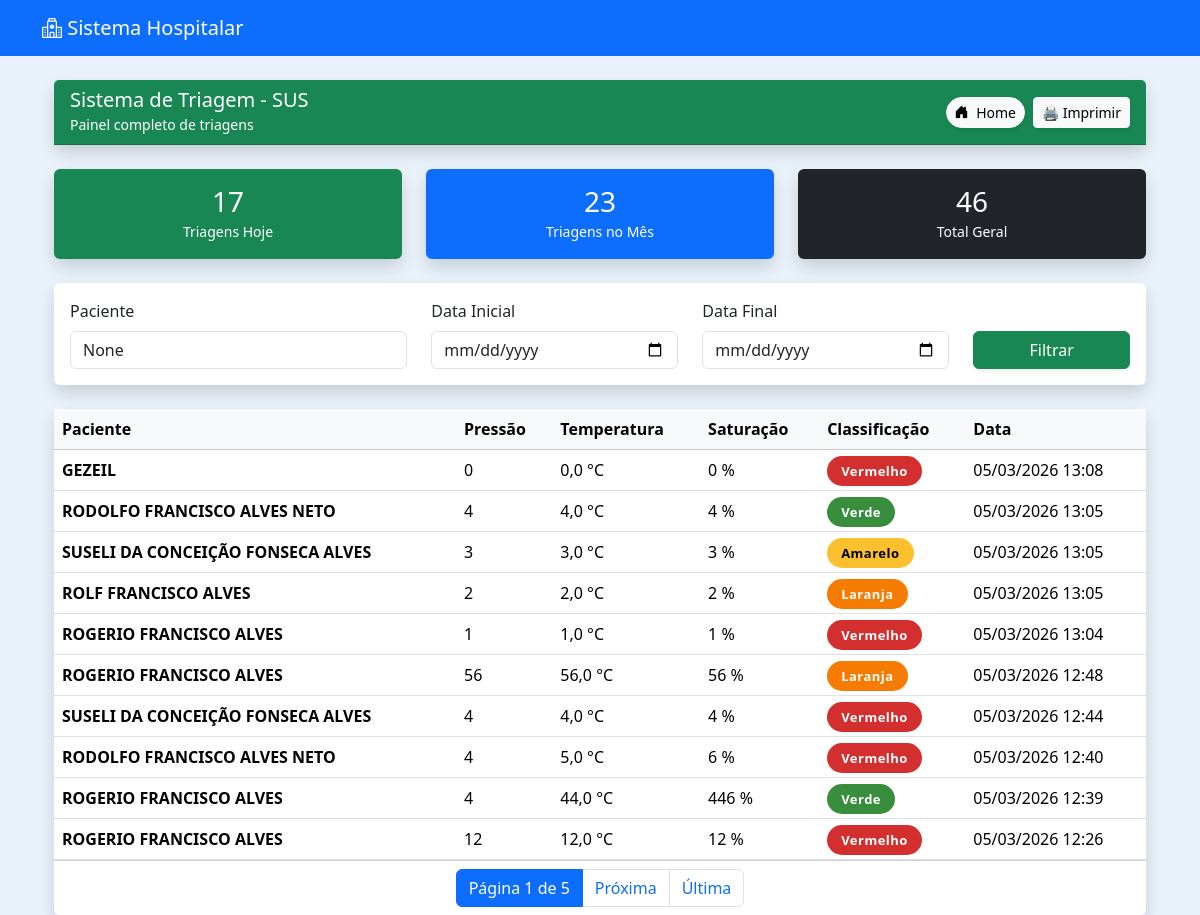
The page /triagem/historico/ (signed in) on the database its author committed.
### triagem/models.py (models this page shows, shortened)
class Triagem(models.Model):
    RISCO_CHOICES = [
        ('Vermelho', 'Vermelho'),
        ('Laranja', 'Laranja'),
        ('Amarelo', 'Amarelo'),
        ('Verde', 'Verde'),
        ('Azul', 'Azul'),
    ]
    agendamento = models.OneToOneField(Agendamento, on_delete=models.CASCADE)
    paciente = models.ForeignKey(Paciente, on_delete=models.CASCADE)
    enfermeiro = models.ForeignKey(
        Usuario,
        on_delete=models.SET_NULL,
        null=True,
        blank=True,
        related_name="triagens_realizadas"
    )
    pressao_arterial = models.CharField(max_length=20)
    temperatura = models.DecimalField(max_digits=4, decimal_places=1)
    frequencia_cardiaca = models.IntegerField()
    saturacao = models.IntegerField()
    classificacao_risco = models.CharField(
        max_length=10,
        choices=RISCO_CHOICES,
        blank=True,
        null=True
    )
    observacoes = models.TextField(blank=True, null=True)
    atendido = models.BooleanField(default=False)
    data_triagem = models.DateTimeField(auto_now_add=True)

### pacientes/models.py (models this page shows, shortened)
class Paciente(models.Model):
    nome = models.CharField(max_length=100)
    nome_social = models.CharField(max_length=100, blank=True, null=True)
    nome_mae = models.CharField(max_length=100)
    nome_pai = models.CharField(max_length=100, blank=True, null=True)
    cpf = models.CharField(
        max_length=14,
        unique=True,
        validators=[
            RegexValidator(
                r'^\d{3}\.\d{3}\.\d{3}-\d{2}$',
                'CPF inválido! Use XXX.XXX.XXX-XX'
            )
        ]
    )
    data_nascimento = models.DateField()
    SEXO_BIOLOGICO_CHOICES = [
        ('M', 'Masculino'),
        ('F', 'Feminino'),
        ('I', 'Intersexo'),
    ]
    sexo_biologico = models.CharField(max_length=1, choices=SEXO_BIOLOGICO_CHOICES)
    identidade_genero = models.CharField(max_length=50)
    orientacao_sexual = models.CharField(max_length=50)
    NACIONALIDADE_CHOICES = [
        ('BRASILEIRA', 'Brasileira'),
        ('ARGENTINA', 'Argentina'),
        ('BOLIVIANA', 'Boliviana'),
        ('CHILENA', 'Chilena'),
        ('COLOMBIANA', 'Colombiana'),
        ('PARAGUAIA', 'Paraguaia'),
        ('PERUANA', 'Peruana'),
        ('URUGUAIA', 'Uruguaia'),
        ('VENEZUELANA', 'Venezuelana'),
        ('OUTRA', 'Outra'),
    ]
    nacionalidade = models.CharField(
        max_length=20,
        choices=NACIONALIDADE_CHOICES,
        default='BRASILEIRA'
    )
    naturalidade = models.CharField(max_length=100)
    RACA_COR_CHOICES = [
        ('BRANCA', 'Branca'),
        ('PRETA', 'Preta'),
        ('PARDA', 'Parda'),
        ('AMARELA', 'Amarela'),
        ('INDIGENA', 'Indígena'),
    ]
    raca_cor = models.CharField(max_length=10, choices=RACA_COR_CHOICES)
    ESTADO_CIVIL_CHOICES = [
        ('SOLTEIRO', 'Solteiro(a)'),
        ('CASADO', 'Casado(a)'),
        ('DIVORCIADO', 'Divorciado(a)'),
        ('VIUVO', 'Viúvo(a)'),
        ('UNIAO_ESTAVEL', 'União Estável'),
    ]
    estado_civil = models.CharField(max_length=20, choices=ESTADO_CIVIL_CHOICES)
    ESCOLARIDADE_CHOICES = [
        ('SEM_INSTRUCAO', 'Sem instrução'),
        ('FUNDAMENTAL_INCOMPLETO', 'Fundamental incompleto'),
        ('FUNDAMENTAL_COMPLETO', 'Fundamental completo'),
        ('MEDIO_INCOMPLETO', 'Médio incompleto'),
        ('MEDIO_COMPLETO', 'Médio completo'),
        ('SUPERIOR_INCOMPLETO', 'Superior incompleto'),
        ('SUPERIOR_COMPLETO', 'Superior completo'),
        ('POS_GRADUACAO', 'Pós-graduação'),
        ('MESTRADO', 'Mestrado'),
        ('DOUTORADO', 'Doutorado'),
    ]
    escolaridade = models.CharField(max_length=30, choices=ESCOLARIDADE_CHOICES)
    profissao = models.CharField(max_length=50)
    rg = models.CharField(max_length=20)
    orgao_emissor = models.CharField(max_length=10)
    UF_CHOICES = [
        ('AC','AC'), ('AL','AL'), ('AP','AP'), ('AM','AM'),
        ('BA','BA'), ('CE','CE'), ('DF','DF'), ('ES','ES'),
        ('GO','GO'), ('MA','MA'), ('MT','MT'), ('MS','MS'),
        ('MG','MG'), ('PA','PA'), ('PB','PB'), ('PR','PR'),
        ('PE','PE'), ('PI','PI'), ('RJ','RJ'), ('RN','RN'),
        ('RS','RS'), ('RO','RO'), ('RR','RR'), ('SC','SC'),
        ('SP','SP'), ('SE','SE'), ('TO','TO'),
    ]
    uf_rg = models.CharField(max_length=2, choices=UF_CHOICES)
    cep = models.CharField(
        max_length=9,
        validators=[
            RegexValidator(
                r'^\d{5}-\d{3}$',
                'CEP inválido! Use XXXXX-XXX'
            )
        ]
    )
    endereco = models.CharField(max_length=100)
    numero = models.CharField(max_length=10)
    complemento = models.CharField(max_length=50, blank=True, null=True)
    bairro = models.CharField(max_length=50)
    municipio = models.CharField(max_length=50)
    uf = models.CharField(max_length=2, choices=UF_CHOICES)
    ZONA_CHOICES = [
        ('URBANA', 'Urbana'),
        ('RURAL', 'Rural'),
    ]
    zona = models.CharField(max_length=6, choices=ZONA_CHOICES)
    telefone_fixo = models.CharField(
        max_length=15,
        blank=True,
        null=True,
        validators=[
            RegexValidator(
                r'^\(\d{2}\)\s\d{4}-\d{4}$',
                'Telefone inválido! Use (XX) XXXX-XXXX'
            )
        ]
    )
    celular = models.CharField(
        max_length=15,
        validators=[
            RegexValidator(
                r'^\(\d{2}\)\s\d{5}-\d{4}$',
                'Celular inválido! Use (XX) XXXXX-XXXX'
            )
        ]
    )
    whatsapp = models.BooleanField(default=False)
    email = models.EmailField(blank=True, null=True)
    cartao_sus = models.CharField(max_length=18, blank=True, null=True)
    criado_por = models.ForeignKey(
        User,
        on_delete=models.SET_NULL,
        null=True,
        blank=True,
        related_name='pacientes_criados'
    )
    data_criacao = models.DateTimeField(default=timezone.now, editable=False)
    data_atualizacao = models.DateTimeField(auto_now=True)

### triagem/views.py (the view)
# urls.py: path('historico/', views.historico_triagens, name='historico_triagens'),
@login_required
def historico_triagens(request):
    triagens = Triagem.objects.select_related(
        'paciente', 'enfermeiro'
    ).order_by('-data_triagem')
    busca = request.GET.get('busca')
    data_inicio = request.GET.get('data_inicio')
    data_fim = request.GET.get('data_fim')
    if busca:
        triagens = triagens.filter(
            paciente__nome__icontains=busca
        )
    if data_inicio:
        triagens = triagens.filter(
            data_triagem__date__gte=data_inicio
        )
    if data_fim:
        triagens = triagens.filter(
            data_triagem__date__lte=data_fim
        )
    paginator = Paginator(triagens, 10)
    page = request.GET.get('page')
    triagens_page = paginator.get_page(page)
    hoje = timezone.now().date()
    agora = timezone.now()
    total_hoje = Triagem.objects.filter(
        data_triagem__date=hoje
    ).count()
    total_mes = Triagem.objects.filter(
        data_triagem__year=agora.year,
        data_triagem__month=agora.month
    ).count()
    total_geral = Triagem.objects.count()
    por_dia = (
        Triagem.objects
        .annotate(dia=TruncDate('data_triagem'))
        .values('dia')
        .annotate(total=Count('id'))
        .order_by('-dia')
    )
    por_mes = (
        Triagem.objects
        .annotate(mes=TruncMonth('data_triagem'))
        .values('mes')
        .annotate(total=Count('id'))
        .order_by('-mes')
    )
    context = {
        'triagens': triagens_page,
        'page_obj': triagens_page,
        'busca': busca,
        'data_inicio': data_inicio,
        'data_fim': data_fim,
        'total_hoje': total_hoje,
        'total_mes': total_mes,
        'total_geral': total_geral,
        'por_dia': por_dia,
        'por_mes': por_mes,
    }
    return render(
        request,
        'triagem/historico_triagens.html',
        context
    )

### triagem/templates/triagem/historico_triagens.html (shortened to what this page needs)
{% extends 'usuarios/base.html' %}
{% block content %}
<div class="container-fluid mt-4">
<div class="card shadow border-0 mb-4">
    <div class="card-header bg-success text-white d-flex justify-content-between align-items-center">
        <div>
            <h5 class="mb-0">Sistema de Triagem - SUS</h5>
            <small>Painel completo de triagens</small>
        </div>
        <div class="d-flex gap-2">
            <a href="/usuarios/dashboard/enfermeiro/"
               class="btn btn-light btn-sm rounded-pill shadow-sm">
                <i class="bi bi-house-door-fill me-1"></i> Home
            </a>
            <button onclick="window.print()"
                    class="btn btn-light btn-sm shadow-sm">
                🖨 Imprimir
            </button>
        </div>
    </div>
</div>
<div class="row mb-4">
    <div class="col-md-4">
        <div class="card shadow border-0 bg-success text-white text-center">
            <div class="card-body">
                <h3 class="mb-0">{{ total_hoje }}</h3>
                <small>Triagens Hoje</small>
            </div>
        </div>
    </div>
    <div class="col-md-4">
        <div class="card shadow border-0 bg-primary text-white text-center">
            <div class="card-body">
                <h3 class="mb-0">{{ total_mes }}</h3>
                <small>Triagens no Mês</small>
            </div>
        </div>
    </div>
    <div class="col-md-4">
        <div class="card shadow border-0 bg-dark text-white text-center">
            <div class="card-body">
                <h3 class="mb-0">{{ total_geral }}</h3>
                <small>Total Geral</small>
            </div>
        </div>
    </div>
</div>
<div class="card shadow border-0 mb-4">
    <div class="card-body">
        <form method="get">
            <div class="row align-items-end">
                <div class="col-md-4">
                    <label class="form-label">Paciente</label>
                    <input type="text"
                           name="busca"
                           class="form-control"
                           placeholder="Nome do paciente"
                           value="{{ busca }}">
                </div>
                <div class="col-md-3">
                    <label class="form-label">Data Inicial</label>
                    <input type="date"
                           name="data_inicio"
                           class="form-control"
                           value="{{ data_inicio }}">
                </div>
                <div class="col-md-3">
                    <label class="form-label">Data Final</label>
                    <input type="date"
                           name="data_fim"
                           class="form-control"
                           value="{{ data_fim }}">
                </div>
                <div class="col-md-2 d-grid">
                    <button class="btn btn-success shadow-sm">
                        Filtrar
                    </button>
                </div>
            </div>
        </form>
    </div>
</div>
<div class="card shadow border-0">
    <div class="table-responsive">
        <table class="table table-hover align-middle mb-0">
            <thead class="table-light">
                <tr>
                    <th>Paciente</th>
                    <th>Pressão</th>
                    <th>Temperatura</th>
                    <th>Saturação</th>
                    <th>Classificação</th>
                    <th>Data</th>
                </tr>
            </thead>
            <tbody>
                {% for t in triagens %}
                <tr>
                    <td><strong>{{ t.paciente.nome }}</strong></td>
                    <td>{{ t.pressao_arterial }}</td>
                    <td>{{ t.temperatura }} °C</td>
                    <td>{{ t.saturacao }} %</td>
                    <td>
                        <span class="badge-sus {{ t.classificacao_risco }}">
                            {{ t.classificacao_risco }}
                        </span>
                    </td>
                    <td>{{ t.data_triagem|date:"d/m/Y H:i" }}</td>
                </tr>
                {% empty %}
                <tr>
                    <td colspan="6" class="text-center p-4 text-muted">
                        Nenhum registro encontrado
                    </td>
                </tr>
                {% endfor %}
            </tbody>
        </table>
    </div>
    <div class="card-footer bg-white">
        <nav>
            <ul class="pagination justify-content-center mb-0">
                <li class="page-item active">
                    <span class="page-link">
                        Página {{page_obj.number}} de {{page_obj.paginator.num_pages}}
                    </span>
                </li>
                {% if page_obj.has_next %}
                <li class="page-item">
                    <a class="page-link"
                       href="?page={{page_obj.next_page_number}}&busca={{busca}}&data_inicio={{data_inicio}}&data_fim={{data_fim}}">
                        Próxima
                    </a>
                </li>
                <li class="page-item">
                    <a class="page-link"
                       href="?page={{page_obj.paginator.num_pages}}&busca={{busca}}&data_inicio={{data_inicio}}&data_fim={{data_fim}}">
                        Última
                    </a>
                </li>
                {% endif %}
            </ul>
        </nav>
    </div>
</div>
</div>
{% endblock %}

### usuarios/templates/usuarios/base.html (style rules this page uses)
body { background-color: #e9f2fb; }

### triagem/templates/triagem/historico_triagens.html (style rules this page uses)
.badge-sus { padding:6px 14px; border-radius:20px; font-weight:600; font-size:13px; color:white; letter-spacing:0.5px; }
.Vermelho { background:#d32f2f; }
.Laranja { background:#f57c00; }
.Amarelo { background:#fbc02d; color:black; }
.Verde { background:#388e3c; }

### rows shown on the page
Triagem: paciente.nome "GEZEIL", pressao_arterial "0", temperatura "0,0", saturacao "0", classificacao_risco "Vermelho", data_triagem "05/03/2026 13:08"
Triagem: paciente.nome "RODOLFO FRANCISCO ALVES NETO", pressao_arterial "4", temperatura "4,0", saturacao "4", classificacao_risco "Verde", data_triagem "05/03/2026 13:05"
Triagem: paciente.nome "SUSELI DA CONCEIÇÃO FONSECA ALVES", pressao_arterial "3", temperatura "3,0", saturacao "3", classificacao_risco "Amarelo", data_triagem "05/03/2026 13:05"
Triagem: paciente.nome "ROLF FRANCISCO ALVES", pressao_arterial "2", temperatura "2,0", saturacao "2", classificacao_risco "Laranja", data_triagem "05/03/2026 13:05"
Triagem: paciente.nome "ROGERIO FRANCISCO ALVES", pressao_arterial "1", temperatura "1,0", saturacao "1", classificacao_risco "Vermelho", data_triagem "05/03/2026 13:04"
Triagem: paciente.nome "ROGERIO FRANCISCO ALVES", pressao_arterial "56", temperatura "56,0", saturacao "56", classificacao_risco "Laranja", data_triagem "05/03/2026 12:48"
Triagem: paciente.nome "SUSELI DA CONCEIÇÃO FONSECA ALVES", pressao_arterial "4", temperatura "4,0", saturacao "4", classificacao_risco "Vermelho", data_triagem "05/03/2026 12:44"
Triagem: paciente.nome "RODOLFO FRANCISCO ALVES NETO", pressao_arterial "4", temperatura "5,0", saturacao "6", classificacao_risco "Vermelho", data_triagem "05/03/2026 12:40"
Triagem: paciente.nome "ROGERIO FRANCISCO ALVES", pressao_arterial "4", temperatura "44,0", saturacao "446", classificacao_risco "Verde", data_triagem "05/03/2026 12:39"
Triagem: paciente.nome "ROGERIO FRANCISCO ALVES", pressao_arterial "12", temperatura "12,0", saturacao "12", classificacao_risco "Vermelho", data_triagem "05/03/2026 12:26"

### other values the page prints
{{ total_hoje }} "17"
{{ total_mes }} "23"
{{ total_geral }} "46"
{{ page_obj.number }} "1"
{{ page_obj.paginator.num_pages }} "5"
